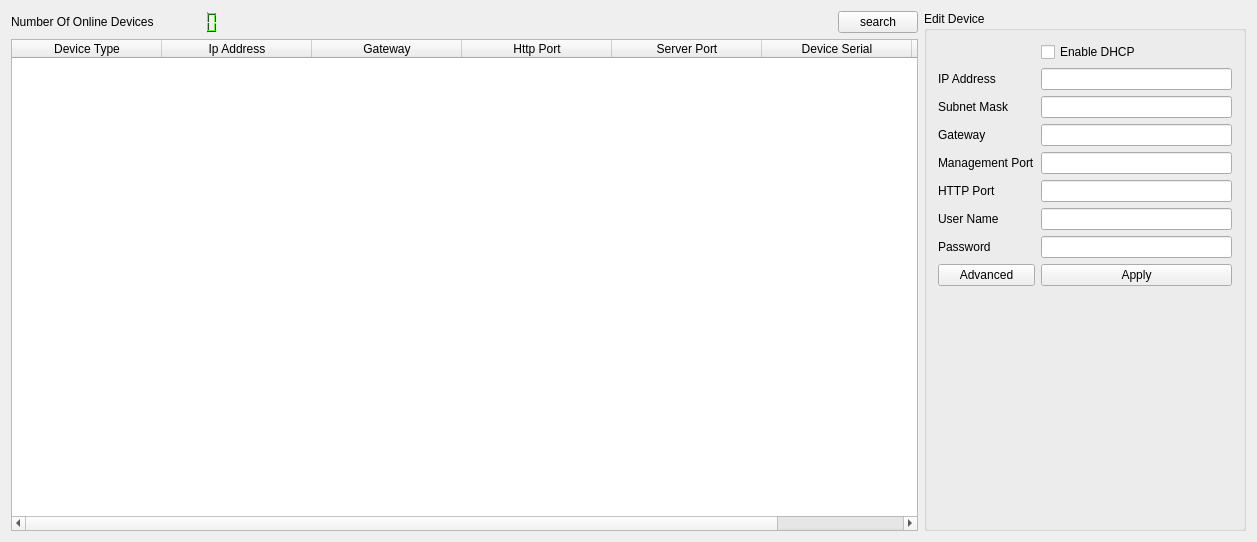
<?xml version="1.0" encoding="UTF-8"?>
<ui version="4.0">
 <class>MainWindow</class>
 <widget class="QMainWindow" name="MainWindow">
  <property name="geometry">
   <rect>
    <x>0</x>
    <y>0</y>
    <width>1257</width>
    <height>542</height>
   </rect>
  </property>
  <property name="minimumSize">
   <size>
    <width>1156</width>
    <height>542</height>
   </size>
  </property>
  <property name="windowTitle">
   <string>ODST</string>
  </property>
  <widget class="QWidget" name="centralWidget">
   <layout class="QGridLayout" name="gridLayout">
    <item row="0" column="2">
     <widget class="QGroupBox" name="groupBox">
      <property name="minimumSize">
       <size>
        <width>250</width>
        <height>50</height>
       </size>
      </property>
      <property name="maximumSize">
       <size>
        <width>322</width>
        <height>524</height>
       </size>
      </property>
      <property name="title">
       <string>Edit Device</string>
      </property>
      <layout class="QGridLayout" name="gridLayout_2">
       <item row="0" column="1">
        <widget class="QCheckBox" name="checkBox">
         <property name="text">
          <string>Enable DHCP</string>
         </property>
        </widget>
       </item>
       <item row="1" column="0">
        <widget class="QLabel" name="iPAddressLabel_2">
         <property name="text">
          <string>IP Address</string>
         </property>
        </widget>
       </item>
       <item row="1" column="1">
        <widget class="QLineEdit" name="iPAddressLineEdit_2"/>
       </item>
       <item row="2" column="0">
        <widget class="QLabel" name="subnetMaskLabel">
         <property name="text">
          <string>Subnet Mask</string>
         </property>
        </widget>
       </item>
       <item row="2" column="1">
        <widget class="QLineEdit" name="subnetMaskLineEdit"/>
       </item>
       <item row="3" column="0">
        <widget class="QLabel" name="gatewayLabel_2">
         <property name="text">
          <string>Gateway</string>
         </property>
        </widget>
       </item>
       <item row="3" column="1">
        <widget class="QLineEdit" name="gatewayLineEdit"/>
       </item>
       <item row="4" column="0">
        <widget class="QLabel" name="managementPortLabel">
         <property name="text">
          <string>Management Port</string>
         </property>
        </widget>
       </item>
       <item row="4" column="1">
        <widget class="QLineEdit" name="managementPortLineEdit"/>
       </item>
       <item row="5" column="0">
        <widget class="QLabel" name="hTTPPortLabel">
         <property name="text">
          <string>HTTP Port</string>
         </property>
        </widget>
       </item>
       <item row="5" column="1">
        <widget class="QLineEdit" name="hTTPPortLineEdit"/>
       </item>
       <item row="6" column="0">
        <widget class="QLabel" name="userNameLabel">
         <property name="text">
          <string>User Name</string>
         </property>
        </widget>
       </item>
       <item row="6" column="1">
        <widget class="QLineEdit" name="userNameLineEdit"/>
       </item>
       <item row="7" column="0">
        <widget class="QLabel" name="passwordLabel">
         <property name="text">
          <string>Password</string>
         </property>
        </widget>
       </item>
       <item row="7" column="1">
        <widget class="QLineEdit" name="passwordLineEdit"/>
       </item>
       <item row="8" column="0">
        <widget class="QPushButton" name="advancebtn">
         <property name="text">
          <string>Advanced</string>
         </property>
        </widget>
       </item>
       <item row="8" column="1">
        <widget class="QPushButton" name="applyButton">
         <property name="cursor">
          <cursorShape>ArrowCursor</cursorShape>
         </property>
         <property name="text">
          <string>Apply</string>
         </property>
         <property name="checkable">
          <bool>false</bool>
         </property>
        </widget>
       </item>
       <item row="9" column="0" colspan="2">
        <widget class="QLabel" name="logo">
         <property name="text">
          <string/>
         </property>
        </widget>
       </item>
      </layout>
     </widget>
    </item>
    <item row="0" column="0">
     <layout class="QHBoxLayout" name="horizontalLayout"/>
    </item>
    <item row="0" column="1">
     <layout class="QVBoxLayout" name="verticalLayout_2">
      <item>
       <layout class="QHBoxLayout" name="horizontalLayout_3">
        <item>
         <widget class="QLabel" name="label">
          <property name="text">
           <string>Number Of Online Devices</string>
          </property>
         </widget>
        </item>
        <item>
         <widget class="QLCDNumber" name="total">
          <property name="sizePolicy">
           <sizepolicy hsizetype="Maximum" vsizetype="Preferred">
            <horstretch>0</horstretch>
            <verstretch>0</verstretch>
           </sizepolicy>
          </property>
          <property name="sizeIncrement">
           <size>
            <width>50</width>
            <height>50</height>
           </size>
          </property>
          <property name="palette">
           <palette>
            <active>
             <colorrole role="WindowText">
              <brush brushstyle="SolidPattern">
               <color alpha="255">
                <red>0</red>
                <green>0</green>
                <blue>0</blue>
               </color>
              </brush>
             </colorrole>
             <colorrole role="Button">
              <brush brushstyle="SolidPattern">
               <color alpha="255">
                <red>63</red>
                <green>170</green>
                <blue>30</blue>
               </color>
              </brush>
             </colorrole>
             <colorrole role="Light">
              <brush brushstyle="SolidPattern">
               <color alpha="255">
                <red>94</red>
                <green>255</green>
                <blue>45</blue>
               </color>
              </brush>
             </colorrole>
             <colorrole role="Midlight">
              <brush brushstyle="SolidPattern">
               <color alpha="255">
                <red>78</red>
                <green>212</green>
                <blue>37</blue>
               </color>
              </brush>
             </colorrole>
             <colorrole role="Dark">
              <brush brushstyle="SolidPattern">
               <color alpha="255">
                <red>31</red>
                <green>85</green>
                <blue>15</blue>
               </color>
              </brush>
             </colorrole>
             <colorrole role="Mid">
              <brush brushstyle="SolidPattern">
               <color alpha="255">
                <red>42</red>
                <green>113</green>
                <blue>20</blue>
               </color>
              </brush>
             </colorrole>
             <colorrole role="Text">
              <brush brushstyle="SolidPattern">
               <color alpha="255">
                <red>0</red>
                <green>0</green>
                <blue>0</blue>
               </color>
              </brush>
             </colorrole>
             <colorrole role="BrightText">
              <brush brushstyle="SolidPattern">
               <color alpha="255">
                <red>255</red>
                <green>255</green>
                <blue>255</blue>
               </color>
              </brush>
             </colorrole>
             <colorrole role="ButtonText">
              <brush brushstyle="SolidPattern">
               <color alpha="255">
                <red>0</red>
                <green>0</green>
                <blue>0</blue>
               </color>
              </brush>
             </colorrole>
             <colorrole role="Base">
              <brush brushstyle="SolidPattern">
               <color alpha="255">
                <red>255</red>
                <green>255</green>
                <blue>255</blue>
               </color>
              </brush>
             </colorrole>
             <colorrole role="Window">
              <brush brushstyle="SolidPattern">
               <color alpha="255">
                <red>63</red>
                <green>170</green>
                <blue>30</blue>
               </color>
              </brush>
             </colorrole>
             <colorrole role="Shadow">
              <brush brushstyle="SolidPattern">
               <color alpha="255">
                <red>0</red>
                <green>0</green>
                <blue>0</blue>
               </color>
              </brush>
             </colorrole>
             <colorrole role="AlternateBase">
              <brush brushstyle="SolidPattern">
               <color alpha="255">
                <red>159</red>
                <green>212</green>
                <blue>142</blue>
               </color>
              </brush>
             </colorrole>
             <colorrole role="ToolTipBase">
              <brush brushstyle="SolidPattern">
               <color alpha="255">
                <red>255</red>
                <green>255</green>
                <blue>220</blue>
               </color>
              </brush>
             </colorrole>
             <colorrole role="ToolTipText">
              <brush brushstyle="SolidPattern">
               <color alpha="255">
                <red>0</red>
                <green>0</green>
                <blue>0</blue>
               </color>
              </brush>
             </colorrole>
            </active>
            <inactive>
             <colorrole role="WindowText">
              <brush brushstyle="SolidPattern">
               <color alpha="255">
                <red>0</red>
                <green>0</green>
                <blue>0</blue>
               </color>
              </brush>
             </colorrole>
             <colorrole role="Button">
              <brush brushstyle="SolidPattern">
               <color alpha="255">
                <red>63</red>
                <green>170</green>
                <blue>30</blue>
               </color>
              </brush>
             </colorrole>
             <colorrole role="Light">
              <brush brushstyle="SolidPattern">
               <color alpha="255">
                <red>94</red>
                <green>255</green>
                <blue>45</blue>
               </color>
              </brush>
             </colorrole>
             <colorrole role="Midlight">
              <brush brushstyle="SolidPattern">
               <color alpha="255">
                <red>78</red>
                <green>212</green>
                <blue>37</blue>
               </color>
              </brush>
             </colorrole>
             <colorrole role="Dark">
              <brush brushstyle="SolidPattern">
               <color alpha="255">
                <red>31</red>
                <green>85</green>
                <blue>15</blue>
               </color>
              </brush>
             </colorrole>
             <colorrole role="Mid">
              <brush brushstyle="SolidPattern">
               <color alpha="255">
                <red>42</red>
                <green>113</green>
                <blue>20</blue>
               </color>
              </brush>
             </colorrole>
             <colorrole role="Text">
              <brush brushstyle="SolidPattern">
               <color alpha="255">
                <red>0</red>
                <green>0</green>
                <blue>0</blue>
               </color>
              </brush>
             </colorrole>
             <colorrole role="BrightText">
              <brush brushstyle="SolidPattern">
               <color alpha="255">
                <red>255</red>
                <green>255</green>
                <blue>255</blue>
               </color>
              </brush>
             </colorrole>
             <colorrole role="ButtonText">
              <brush brushstyle="SolidPattern">
               <color alpha="255">
                <red>0</red>
                <green>0</green>
                <blue>0</blue>
               </color>
              </brush>
             </colorrole>
             <colorrole role="Base">
              <brush brushstyle="SolidPattern">
               <color alpha="255">
                <red>255</red>
                <green>255</green>
                <blue>255</blue>
               </color>
              </brush>
             </colorrole>
             <colorrole role="Window">
              <brush brushstyle="SolidPattern">
               <color alpha="255">
                <red>63</red>
                <green>170</green>
                <blue>30</blue>
               </color>
              </brush>
             </colorrole>
             <colorrole role="Shadow">
              <brush brushstyle="SolidPattern">
               <color alpha="255">
                <red>0</red>
                <green>0</green>
                <blue>0</blue>
               </color>
              </brush>
             </colorrole>
             <colorrole role="AlternateBase">
              <brush brushstyle="SolidPattern">
               <color alpha="255">
                <red>159</red>
                <green>212</green>
                <blue>142</blue>
               </color>
              </brush>
             </colorrole>
             <colorrole role="ToolTipBase">
              <brush brushstyle="SolidPattern">
               <color alpha="255">
                <red>255</red>
                <green>255</green>
                <blue>220</blue>
               </color>
              </brush>
             </colorrole>
             <colorrole role="ToolTipText">
              <brush brushstyle="SolidPattern">
               <color alpha="255">
                <red>0</red>
                <green>0</green>
                <blue>0</blue>
               </color>
              </brush>
             </colorrole>
            </inactive>
            <disabled>
             <colorrole role="WindowText">
              <brush brushstyle="SolidPattern">
               <color alpha="255">
                <red>31</red>
                <green>85</green>
                <blue>15</blue>
               </color>
              </brush>
             </colorrole>
             <colorrole role="Button">
              <brush brushstyle="SolidPattern">
               <color alpha="255">
                <red>63</red>
                <green>170</green>
                <blue>30</blue>
               </color>
              </brush>
             </colorrole>
             <colorrole role="Light">
              <brush brushstyle="SolidPattern">
               <color alpha="255">
                <red>94</red>
                <green>255</green>
                <blue>45</blue>
               </color>
              </brush>
             </colorrole>
             <colorrole role="Midlight">
              <brush brushstyle="SolidPattern">
               <color alpha="255">
                <red>78</red>
                <green>212</green>
                <blue>37</blue>
               </color>
              </brush>
             </colorrole>
             <colorrole role="Dark">
              <brush brushstyle="SolidPattern">
               <color alpha="255">
                <red>31</red>
                <green>85</green>
                <blue>15</blue>
               </color>
              </brush>
             </colorrole>
             <colorrole role="Mid">
              <brush brushstyle="SolidPattern">
               <color alpha="255">
                <red>42</red>
                <green>113</green>
                <blue>20</blue>
               </color>
              </brush>
             </colorrole>
             <colorrole role="Text">
              <brush brushstyle="SolidPattern">
               <color alpha="255">
                <red>31</red>
                <green>85</green>
                <blue>15</blue>
               </color>
              </brush>
             </colorrole>
             <colorrole role="BrightText">
              <brush brushstyle="SolidPattern">
               <color alpha="255">
                <red>255</red>
                <green>255</green>
                <blue>255</blue>
               </color>
              </brush>
             </colorrole>
             <colorrole role="ButtonText">
              <brush brushstyle="SolidPattern">
               <color alpha="255">
                <red>31</red>
                <green>85</green>
                <blue>15</blue>
               </color>
              </brush>
             </colorrole>
             <colorrole role="Base">
              <brush brushstyle="SolidPattern">
               <color alpha="255">
                <red>63</red>
                <green>170</green>
                <blue>30</blue>
               </color>
              </brush>
             </colorrole>
             <colorrole role="Window">
              <brush brushstyle="SolidPattern">
               <color alpha="255">
                <red>63</red>
                <green>170</green>
                <blue>30</blue>
               </color>
              </brush>
             </colorrole>
             <colorrole role="Shadow">
              <brush brushstyle="SolidPattern">
               <color alpha="255">
                <red>0</red>
                <green>0</green>
                <blue>0</blue>
               </color>
              </brush>
             </colorrole>
             <colorrole role="AlternateBase">
              <brush brushstyle="SolidPattern">
               <color alpha="255">
                <red>63</red>
                <green>170</green>
                <blue>30</blue>
               </color>
              </brush>
             </colorrole>
             <colorrole role="ToolTipBase">
              <brush brushstyle="SolidPattern">
               <color alpha="255">
                <red>255</red>
                <green>255</green>
                <blue>220</blue>
               </color>
              </brush>
             </colorrole>
             <colorrole role="ToolTipText">
              <brush brushstyle="SolidPattern">
               <color alpha="255">
                <red>0</red>
                <green>0</green>
                <blue>0</blue>
               </color>
              </brush>
             </colorrole>
            </disabled>
           </palette>
          </property>
          <property name="font">
           <font>
            <family>Segoe Print</family>
           </font>
          </property>
          <property name="frameShape">
           <enum>QFrame::NoFrame</enum>
          </property>
          <property name="mode">
           <enum>QLCDNumber::Dec</enum>
          </property>
          <property name="intValue" stdset="0">
           <number>0</number>
          </property>
         </widget>
        </item>
        <item>
         <spacer name="horizontalSpacer_2">
          <property name="orientation">
           <enum>Qt::Horizontal</enum>
          </property>
          <property name="sizeHint" stdset="0">
           <size>
            <width>40</width>
            <height>20</height>
           </size>
          </property>
         </spacer>
        </item>
        <item>
         <widget class="QPushButton" name="searchButton">
          <property name="layoutDirection">
           <enum>Qt::RightToLeft</enum>
          </property>
          <property name="text">
           <string>search</string>
          </property>
         </widget>
        </item>
       </layout>
      </item>
      <item>
       <widget class="QTableWidget" name="cameraInfo">
        <property name="minimumSize">
         <size>
          <width>800</width>
          <height>0</height>
         </size>
        </property>
        <property name="autoFillBackground">
         <bool>true</bool>
        </property>
        <property name="editTriggers">
         <set>QAbstractItemView::NoEditTriggers</set>
        </property>
        <property name="dragEnabled">
         <bool>false</bool>
        </property>
        <property name="alternatingRowColors">
         <bool>true</bool>
        </property>
        <property name="selectionMode">
         <enum>QAbstractItemView::NoSelection</enum>
        </property>
        <property name="selectionBehavior">
         <enum>QAbstractItemView::SelectRows</enum>
        </property>
        <property name="textElideMode">
         <enum>Qt::ElideNone</enum>
        </property>
        <property name="showGrid">
         <bool>false</bool>
        </property>
        <property name="gridStyle">
         <enum>Qt::NoPen</enum>
        </property>
        <property name="sortingEnabled">
         <bool>true</bool>
        </property>
        <property name="wordWrap">
         <bool>false</bool>
        </property>
        <property name="cornerButtonEnabled">
         <bool>true</bool>
        </property>
        <property name="rowCount">
         <number>0</number>
        </property>
        <property name="columnCount">
         <number>7</number>
        </property>
        <attribute name="horizontalHeaderVisible">
         <bool>true</bool>
        </attribute>
        <attribute name="horizontalHeaderCascadingSectionResizes">
         <bool>false</bool>
        </attribute>
        <attribute name="horizontalHeaderDefaultSectionSize">
         <number>150</number>
        </attribute>
        <attribute name="horizontalHeaderHighlightSections">
         <bool>true</bool>
        </attribute>
        <attribute name="horizontalHeaderMinimumSectionSize">
         <number>52</number>
        </attribute>
        <attribute name="horizontalHeaderStretchLastSection">
         <bool>true</bool>
        </attribute>
        <attribute name="verticalHeaderVisible">
         <bool>false</bool>
        </attribute>
        <attribute name="verticalHeaderHighlightSections">
         <bool>true</bool>
        </attribute>
        <attribute name="verticalHeaderMinimumSectionSize">
         <number>30</number>
        </attribute>
        <attribute name="verticalHeaderShowSortIndicator" stdset="0">
         <bool>true</bool>
        </attribute>
        <column>
         <property name="text">
          <string>Device Type</string>
         </property>
        </column>
        <column>
         <property name="text">
          <string>Ip Address</string>
         </property>
        </column>
        <column>
         <property name="text">
          <string>Gateway</string>
         </property>
        </column>
        <column>
         <property name="text">
          <string comment="disam" extracomment="Test">Http Port</string>
         </property>
        </column>
        <column>
         <property name="text">
          <string>Server Port</string>
         </property>
        </column>
        <column>
         <property name="text">
          <string>Device Serial</string>
         </property>
        </column>
        <column>
         <property name="text">
          <string>uniview</string>
         </property>
        </column>
       </widget>
      </item>
     </layout>
    </item>
   </layout>
  </widget>
 </widget>
 <layoutdefault spacing="6" margin="11"/>
 <resources/>
 <connections>
  <connection>
   <sender>checkBox</sender>
   <signal>toggled(bool)</signal>
   <receiver>iPAddressLineEdit_2</receiver>
   <slot>setDisabled(bool)</slot>
   <hints>
    <hint type="sourcelabel">
     <x>1121</x>
     <y>75</y>
    </hint>
    <hint type="destinationlabel">
     <x>1139</x>
     <y>112</y>
    </hint>
   </hints>
  </connection>
  <connection>
   <sender>checkBox</sender>
   <signal>toggled(bool)</signal>
   <receiver>subnetMaskLineEdit</receiver>
   <slot>setDisabled(bool)</slot>
   <hints>
    <hint type="sourcelabel">
     <x>1121</x>
     <y>75</y>
    </hint>
    <hint type="destinationlabel">
     <x>1139</x>
     <y>138</y>
    </hint>
   </hints>
  </connection>
  <connection>
   <sender>checkBox</sender>
   <signal>clicked(bool)</signal>
   <receiver>gatewayLineEdit</receiver>
   <slot>setDisabled(bool)</slot>
   <hints>
    <hint type="sourcelabel">
     <x>1121</x>
     <y>75</y>
    </hint>
    <hint type="destinationlabel">
     <x>1139</x>
     <y>164</y>
    </hint>
   </hints>
  </connection>
  <connection>
   <sender>checkBox</sender>
   <signal>clicked(bool)</signal>
   <receiver>managementPortLineEdit</receiver>
   <slot>setDisabled(bool)</slot>
   <hints>
    <hint type="sourcelabel">
     <x>1121</x>
     <y>75</y>
    </hint>
    <hint type="destinationlabel">
     <x>1139</x>
     <y>190</y>
    </hint>
   </hints>
  </connection>
  <connection>
   <sender>checkBox</sender>
   <signal>clicked(bool)</signal>
   <receiver>hTTPPortLineEdit</receiver>
   <slot>setDisabled(bool)</slot>
   <hints>
    <hint type="sourcelabel">
     <x>1121</x>
     <y>75</y>
    </hint>
    <hint type="destinationlabel">
     <x>1139</x>
     <y>216</y>
    </hint>
   </hints>
  </connection>
 </connections>
</ui>
